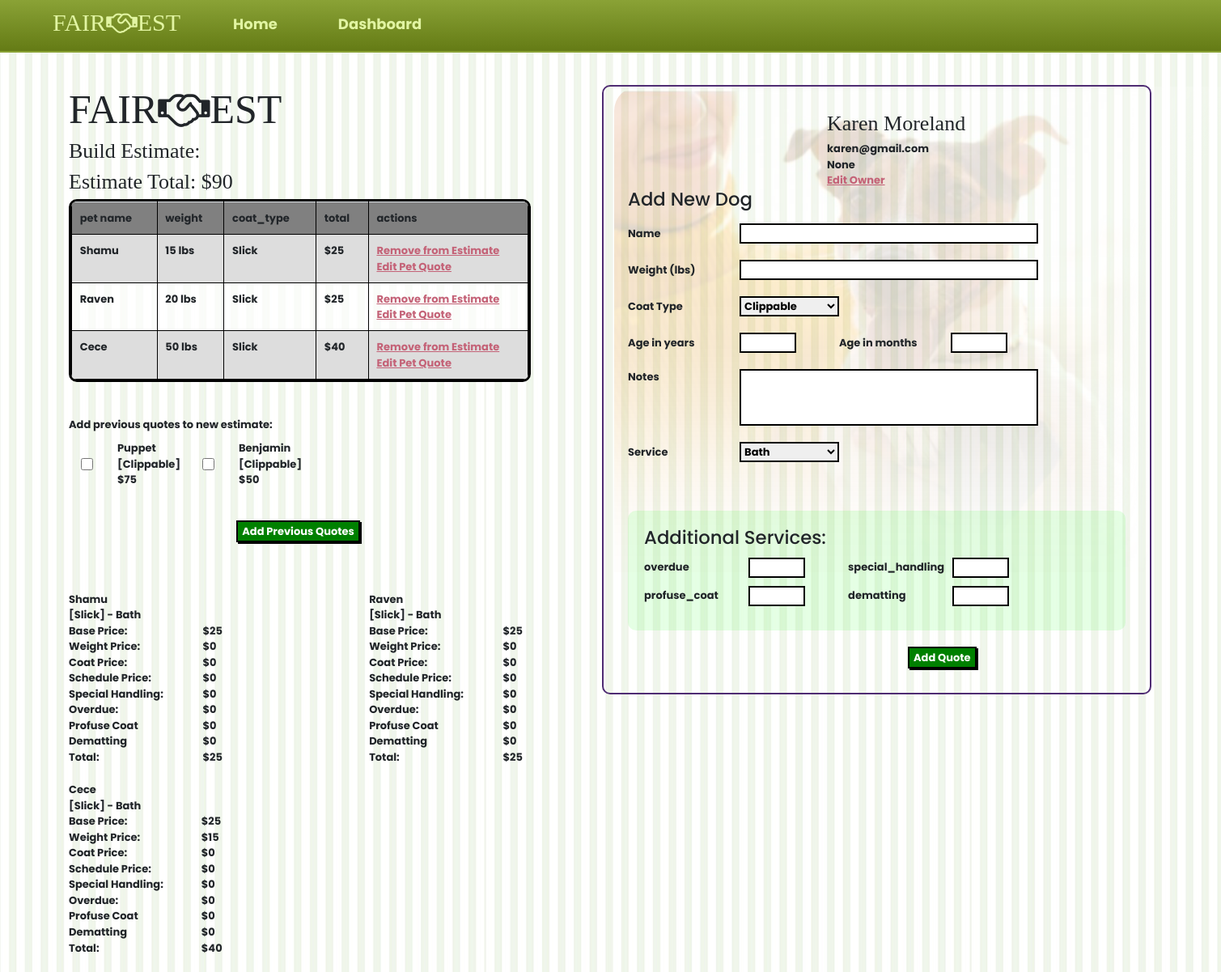
The app's page /add_quotes_to_estimate/7 with its own data.
### app_one/models.py (models this page shows, shortened)
class Estimate(models.Model):
    owner = models.ForeignKey(Owner, related_name = 'estimates', on_delete= models.CASCADE)
    created_at = models.DateTimeField(auto_now_add=True)
    updated_at = models.DateTimeField(auto_now=True)
    @property
    def total(self):
        total = 0;
        for quote in self.quotes.all():
            total += quote.total
        return total

class Quote(models.Model):
    price_book = models.ForeignKey('Price_Book', related_name = 'quotes', on_delete = models.CASCADE)
    service = models.ForeignKey(Service, related_name = "quotes", on_delete = models.CASCADE)
    dog = models.ForeignKey(Dog, related_name = 'quotes', on_delete = models.CASCADE)
    owner = models.ForeignKey(Owner, related_name = 'quotes', on_delete = models.CASCADE)
    overdue = models.IntegerField( default = 0 )
    special = models.IntegerField( default = 0)
    profuse = models.IntegerField( default = 0)
    dematting = models.IntegerField( default = 0)
    shedless = models.IntegerField(default = 0)
    service_price = models.IntegerField(default = 0)
    weight_price = models.IntegerField(null=True)
    coat_price = models.IntegerField(null=True)
    estimate = models.ManyToManyField(Estimate, related_name = "quotes")
    total = models.IntegerField( default = 0 )
    on_schedule = models.BooleanField(default = True)
    schedule_price =  models.IntegerField(null=True)
    created_at = models.DateTimeField(auto_now_add=True)
    updated_at = models.DateTimeField(auto_now=True)
    def set_service_price (self):
        self.service_price = 0
        coat_haircut = {
                'Slick' : 10,
                'Short' : 20,
                'Medium' : 10,
                'Clippable' : 15,
                'Doodle' : 30,
                'Double' : 10,
                'Long Double' : 15,
            }
        if self.service.name == 'Short Haircut':
            for key,value in coat_haircut.items():
                if self.dog.coat.name == key:
                    self.service_price += value
        elif self.service.name == 'Long Haircut':
            for key,value in coat_haircut.items():
                if self.dog.coat.name == key:
                    self.service_price += value + 5
        elif self.service.name == 'Bath' and self.dog.coat.name =='Doodle':
            self.service_price += 10
        else:
            self.service_price = 0
        return self.service_price
    def setTotal(self):
        if self.on_schedule == False:
            self.schedule_price = self.price_book.off_schedule
        else:
            self.schedule_price = 0
            print(f'weight {self.weight_price} coat {self.coat_price}, service {self.service_price}')
        self.total = self.price_book.base_price + self.weight_price + self.coat_price  + self.overdue + self.schedule_price + self.overdue +self.special + self.profuse + self.dematting
        return self
    def calc_coat_price(self):
        coat_price = 0;
        coat_dict = {
            'Slick' : 0,
            'Short' : 5,
            'Medium' : 10,
            'Clippable' : 10,
            'Doodle' : 20,
            'Double' : 15,
            'Long Double' : 25,
        }
        for key,value in coat_dict.items():
            if self.dog.coat.name == key:
                self.coat_price = self.service_price + value
        return self.coat_price
    def calc_weight_price(self):
        weight_arr = [0,0,0,5,10,15,20,25,30,35,40,45,50,55,60,65,70,75,80,85,90]
        self.weight_price = weight_arr[round(int(self.dog.weight)/10)]
        return self.weight_price
    def __init__(self,*args, **kwargs):
        super(Quote,self).__init__(*args, **kwargs)
        self.calc_coat_price()
        self.calc_weight_price()
        self.set_service_price()
        self.setTotal()

class Dog(models.Model):
    name = models.CharField(max_length=30)
    weight = models.IntegerField()
    years = models.IntegerField(null = True)
    months = models.IntegerField(null = True)
    notes = models.CharField(max_length=255, null = True)
    coat = models.ForeignKey(Coat_Type, related_name = 'dogs', on_delete = models.CASCADE)
    owner = models.ForeignKey(Owner, related_name = 'dogs', on_delete = models.CASCADE)
    estimate = models.ManyToManyField('Estimate', related_name = "dogs")
    created_at = models.DateTimeField(auto_now_add=True)
    updated_at = models.DateTimeField(auto_now=True)
    objects = DogManager()

class Coat_Type(models.Model):
    name = models.CharField(max_length=30)
    desc = models.CharField(max_length=255)
    examples = models.CharField(max_length=255)
    created_at = models.DateTimeField(auto_now_add=True)
    updated_at = models.DateTimeField(auto_now=True)

class Service(models.Model):
    name = models.CharField(max_length=30)
    price = models.IntegerField()
    desc =  models.CharField(null = True, max_length=255)
    price_book = models.ForeignKey('Price_Book', related_name = 'services', on_delete=models.CASCADE)
    created_at = models.DateTimeField(auto_now_add=True)
    updated_at = models.DateTimeField(auto_now=True)

class Price_Book(models.Model):
    base_price = models.IntegerField(default = 25)
    off_schedule =  models.IntegerField(default = 5)
    clean_feet =  models.IntegerField(default = 5)
    short_haircut =  models.IntegerField(default = 10)
    scissor_haircut =  models.IntegerField(default = 15)
    special_handling  = models.IntegerField(default = 10)
    shedless =  models.IntegerField(default = 15)
    created_at = models.DateTimeField(auto_now_add=True)
    updated_at = models.DateTimeField(auto_now=True)

class Owner(models.Model):
    first = models.CharField(max_length=30, null = True)
    last = models.CharField(max_length=30)
    email = models.CharField(max_length=255, null = True)
    phone = models.CharField(max_length=255,null = True)
    notes = models.CharField(max_length=255, null = True)
    created_at = models.DateTimeField(auto_now_add=True)
    updated_at = models.DateTimeField(auto_now=True)

### app_one/views.py (the view)
# urls.py: path('add_quotes_to_estimate/<int:estimate_id>', views.add_quotes_to_estimate),
def add_quotes_to_estimate(request,estimate_id):
    post = request.POST
    print(post)
    print(estimate_id)
    estimate = Estimate.objects.get(id=estimate_id)
    context = {
        'coats' : Coat_Type.objects.all(),
        'estimate' : Estimate.objects.get(id=estimate_id),
        'owner' : Owner.objects.get(id=estimate.owner.id),
        'services': Service.objects.all()
    }
    return render(request,'add_quotes_to_estimate.html', context)

### app_one/templates/add_quotes_to_estimate.html (shortened to what this page needs)
<!DOCTYPE html>
<html lang="en">
<head>
    <link rel="stylesheet" href="https://stackpath.bootstrapcdn.com/bootstrap/4.5.2/css/bootstrap.min.css">
    <link rel="stylesheet" href="https://cdnjs.cloudflare.com/ajax/libs/font-awesome/4.7.0/css/font-awesome.min.css">
    {% load static %}
    <link rel="stylesheet" href="{% static 'global.css' %}">
    <link rel="stylesheet" href="{% static 'add_quotes_to_estimate.css' %}">
</head>
<body>
    <div id="CANVAS_long">
        <div id="TOP_long">
            <nav>
                <div class="nav_left">
                    <h2 class = 'nav_logo'> FAIR<i class="fa fa-handshake-o nav"></i>EST</h2>
                    <a href='/dashboard' class = 'h2_nav'> Home</a>
                    <a class = 'nav_right h2_nav' href = '/dashboard'>Dashboard</a>
                </div>
            </nav>
        </div>
        <div id="interface_block_two">
            <div id="left_main">
                <div class="top">
                    <h2 class = 'logo'> FAIR<i class="fa fa-handshake-o nav"></i>EST</h2>
                    <h2> Build Estimate:</h2>
                </div>
                <h2>Estimate Total: ${{estimate.total}}</h2>
                    <div class="table">
                        <table>
                            <tr>
                                <th class= "name">pet name</th>
                                <th class = 'weight'>weight</th>
                                <th class = 'coat_type'>coat_type</th>
                                <th class = 'total'>total</th>
                                <th class = 'actions'>actions</th>
                            </tr>
                            {% for quote in estimate.quotes.all %}
                            <tr>
                                <td>{{quote.dog.name}}</td>
                                <td>{{quote.dog.weight}} lbs</td>
                                <td>{{quote.dog.coat.name}}</td>
                                <td>${{quote.total}}</td>
                                <td>
                                    <a class = 'in_page' href = '/process_remove_dog_from_estimate/{{quote.id}}/{{estimate.id}}'>Remove from Estimate</a>
                                    <a class = 'in_page' href = '/edit_quote/{{quote.id}}/1/{{estimate.id}}'>Edit Pet Quote</a>
                                </td>
                            </tr>
                            {% endfor %}
                        </table>
                    </div>
                <div class = 'form_row'>
                    <form action="/process_add_quote_to_estimate/{{estimate.id}}" method="post">
                    <p class = 'form_group_title'>Add previous quotes to new estimate: </p>
                    <div class="form_row_group check">
                        {% for quote in owner.quotes.all %}
                        {% if quote not in estimate.quotes.all %}
                             <div class="prev_dog">
                                <input class = 'form_group_input check' type="checkbox" id="{{quote.id}}" name="quote_id" value = '{{quote.id}}'>
                                <label class = 'form_group_label check' for="{{quote.id}}"> {{quote.dog.name}} [{{quote.dog.coat.name}}] ${{quote.dog.quotes.all.0.total}}</label><br>
                            </div>
                            {% endif %}
                            {% endfor %}
                    </div>
                    <div class="form_row_button"><button class ='form_button' type ='submit' name = 'button_press' value='0'> Add Previous Quotes</button></div>
                </div>
                <div class="quotes">
                    {% for quote in estimate.quotes.all %}
                    <table class = 'clear'>
                        <tr>
                            <th>{{quote.dog.name}}</th>
                            <th></th>
                        </tr>
                        <tr>
                            <td> [{{quote.dog.coat.name}}] - {{quote.service.name}}</td>
                            <td></td>
                        </tr>
                        <tr>
                            <td>Base Price:</td>
                            <td>${{quote.price_book.base_price}}</td>
                        </tr>
                        <tr>
                            <td>Weight Price: </td>
                            <td>${{quote.weight_price}}</td>
                        </tr>
                        <tr>
                            <td>Coat Price: </td>
                            <td>${{quote.coat_price}}</td>
                        </tr>
                        <tr>
                            <td>Schedule Price: </td>
                            <td>${{quote.schedule_price}}</td>
                        </tr>
                        <tr>
                            <td>Special Handling:</td>
                            <td>${{quote.special}}</td>
                        </tr>
                        <tr>
                            <td>Overdue: </td>
                            <td>${{quote.overdue}}</td>
                        </tr>
                        <tr>
                            <td>Profuse Coat</td>
                            <td>${{quote.profuse}}</td>
                        </tr>
                        <tr>
                            <td>Dematting</td>
                            <td>${{quote.dematting}}</td>
                        </tr>
                        <tr>
                            <th>Total:</th>
                            <th>${{quote.total}}</th>
                        </tr>
                    </table>
                    {% endfor %}
                    </div>
            </div>
            <div id="right_main">
                <div class="owner">
                    <div class="o_left">
                        <img class = 'icon' src = '/static/images/inhands.png' >
                    </div>
                    <div class="o_right">
                        <h2>{{estimate.owner.first}} {{estimate.owner.last}}</h2>
                        <p>{{estimate.owner.email}}</p>
                        <p>{{estimate.owner.phone}}</p>
                        <a href = '/edit_owner/{{estimate.owner.id}}/1/0/{{estimate.id}}'>Edit Owner</a>
                    </div>
                </div>
                    <h3>Add New Dog</h3>
                    <div class="form_row"><label class ='form_label' for = 'pet_name'> Name </label>
                        <input class='form_input' name = 'pet_name' type = 'text'>
                    </div>
                    <div class="form_row"><label class ='form_label' for = 'weight'> Weight (lbs) </label>
                        <input class='form_input' name = 'weight' type = 'number'>
                    </div>
                    <div class="form_row">
                    <label class ='form_label' for = 'form_select'>Coat Type </label>
                    <select class = 'form_select' name = 'coat_type'>
                        {%for coat in coats %}
                        <option value = {{coat.id}}>{{coat.name}}</option>
                        {% endfor %}
                    </select>
                </div>
                        <div class="form_row">
                            <label class ='form_label' for = 'years'>Age in years</label>
                            <input class='form_input age' name = 'years' type = 'number'>
                            <label class ='form_label' for = 'months'>Age in months</label>
                            <input class='form_input age' name = 'months' type = 'number'>
                        </div>
                    <div class="form_row"><label class ='form_label' for = 'notes'>Notes </label>
                        <textarea class='form_textarea'  name = 'notes'>{{quote.dog.notes}}</textarea>
                    </div>
                    <div class="form_row">
                        <label class ='form_label' for = 'form_select'>Service </label>
                        <select class = 'form_select' name = 'service'>
                            {% for service in services %}
                            {% if dog.service.name == service.name %}
                            <option value = '{{service.name}}' selected>{{service.name}}</option>
                            {% else %}
                            <option value = '{{service.name}}' >{{service.name}}</option>
                            {% endif %}
                            {% endfor %}
                        </select>
                    </div>
                    <div class="add_ons">
                        <h3> Additional Services: </h3>
                        <div class="form_row">
                            <label class ='form_label' for = 'overdue'>overdue </label>
                            <input value= "{{quote.overdue}}"class='form_input  age' name = 'overdue' type = 'number'>
                            <label class ='form_label' for = 'special'>special_handling </label>
                            <input value= "{{quote.special}}"class='form_input age' name = 'special' type = 'number'>
                        </div>
                        <div class="form_row">
                            <label class ='form_label' for = 'profuse'>profuse_coat </label>
                            <input value= "{{quote.profuse}}"class='form_input age' name = 'profuse' type = 'number'>
                            <label class ='form_label' for = 'dematting'>dematting </label>
                            <input value= "{{quote.dematting}}"class='form_input age' name = 'dematting' type = 'number'>
                        </div>
                    </div>
                    <div class="form_row_button"><button class ='form_button' type ='submit' name = 'button_press' value='1'> Add Quote</button></div>
            </div>
        </div>
    </div>
</body>
</html>

### records on screen
Estimate: total "90", owner.first "Karen", owner.last "Moreland", owner.email "karen@gmail.com", owner.phone "None"
Quote: dog.name "Shamu", dog.weight "15", dog.coat.name "Slick", total "25", service.name "Bath", price_book.base_price "25", weight_price "0", coat_price "0", schedule_price "0", special "0", overdue "0", profuse "0", dematting "0"
Quote: dog.name "Raven", dog.weight "20", dog.coat.name "Slick", total "25", service.name "Bath", price_book.base_price "25", weight_price "0", coat_price "0", schedule_price "0", special "0", overdue "0", profuse "0", dematting "0"
Quote: dog.name "Cece", dog.weight "50", dog.coat.name "Slick", total "40", service.name "Bath", price_book.base_price "25", weight_price "15", coat_price "0", schedule_price "0", special "0", overdue "0", profuse "0", dematting "0"
Quote: dog.name "Puppet", dog.coat.name "Clippable", dog.quotes.all.0.total "75"
Quote: dog.name "Benjamin", dog.coat.name "Clippable", dog.quotes.all.0.total "50"

### other values on screen
form field coat_type "Clippable"
form field service "Bath"
